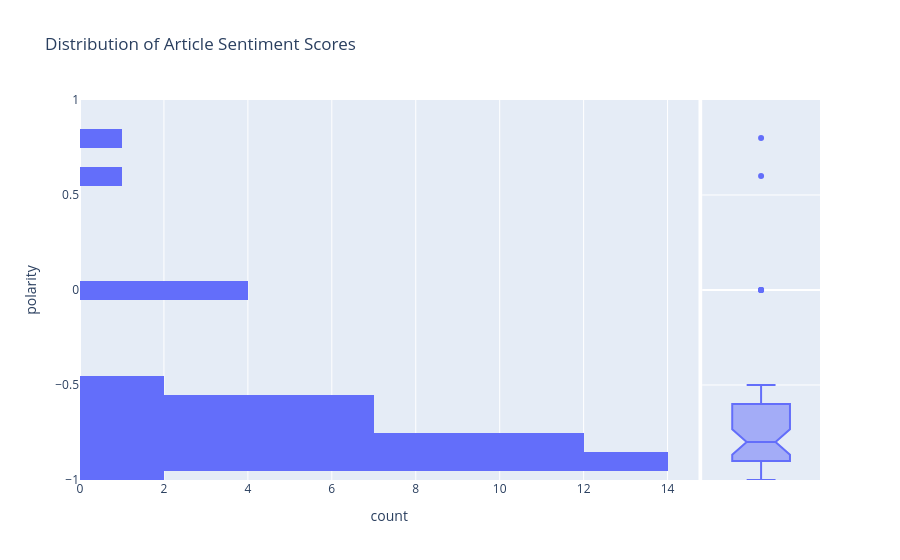

Notebook code cell kept with this figure:
### Code cell
import plotly.express as px

# distribution of polarity scores
px.histogram(data_frame=sentiment_data,
              y='polarity', marginal='box',
                nbins=20, range_y=(-1,1),
                title='Distribution of Article Sentiment Scores')

### Figure 1 — Plotly figure (JSON) as saved in the notebook; plotly's stock layout.template omitted (floating-point values rounded to 4 significant figures)
{"data": [{"bingroup": "y", "hovertemplate": "count=%{x}<br>polarity=%{y}<extra></extra>", "legendgroup": "", "marker": {"color": "#636efa", "pattern": {"shape": ""}}, "name": "", "nbinsy": 20, "orientation": "h", "showlegend": false, "type": "histogram", "xaxis": "x", "y": [-0.7, 0.8, -0.9, -0.8, -0.6, -0.8, 0.0, -0.6, -0.9, -0.7, -0.6, -0.8, -0.5, -0.9, -0.7, -0.8, -0.9, -0.6, -0.9, -0.9, -0.9, 0.6, -0.9, -0.8, -0.9, -1.0, 0.0, -0.9, -0.7, -0.8, -0.8, 0.0, -0.8, -1.0, 0.0, -0.9, -0.7, -0.8, -0.7, -0.6, -0.9, -0.9, -0.8, -0.7, -0.8, -0.9, -0.6, -0.5, -0.8, -0.6], "yaxis": "y"}, {"hovertemplate": "polarity=%{y}<extra></extra>", "legendgroup": "", "marker": {"color": "#636efa"}, "name": "", "notched": true, "showlegend": false, "type": "box", "xaxis": "x2", "y": [-0.7, 0.8, -0.9, -0.8, -0.6, -0.8, 0.0, -0.6, -0.9, -0.7, -0.6, -0.8, -0.5, -0.9, -0.7, -0.8, -0.9, -0.6, -0.9, -0.9, -0.9, 0.6, -0.9, -0.8, -0.9, -1.0, 0.0, -0.9, -0.7, -0.8, -0.8, 0.0, -0.8, -1.0, 0.0, -0.9, -0.7, -0.8, -0.7, -0.6, -0.9, -0.9, -0.8, -0.7, -0.8, -0.9, -0.6, -0.5, -0.8, -0.6], "yaxis": "y2"}], "layout": {"barmode": "relative", "legend": {"tracegroupgap": 0}, "title": {"text": "Distribution of Article Sentiment Scores"}, "xaxis": {"anchor": "y", "domain": [0, 0.8358], "title": {"text": "count"}}, "xaxis2": {"anchor": "y2", "domain": [0.8408, 1], "matches": "x2", "showgrid": false, "showline": false, "showticklabels": false, "ticks": ""}, "yaxis": {"anchor": "x", "domain": [0, 1], "range": [-1, 1], "title": {"text": "polarity"}}, "yaxis2": {"anchor": "x2", "domain": [0, 1], "matches": "y", "showgrid": true, "showticklabels": false}}}
